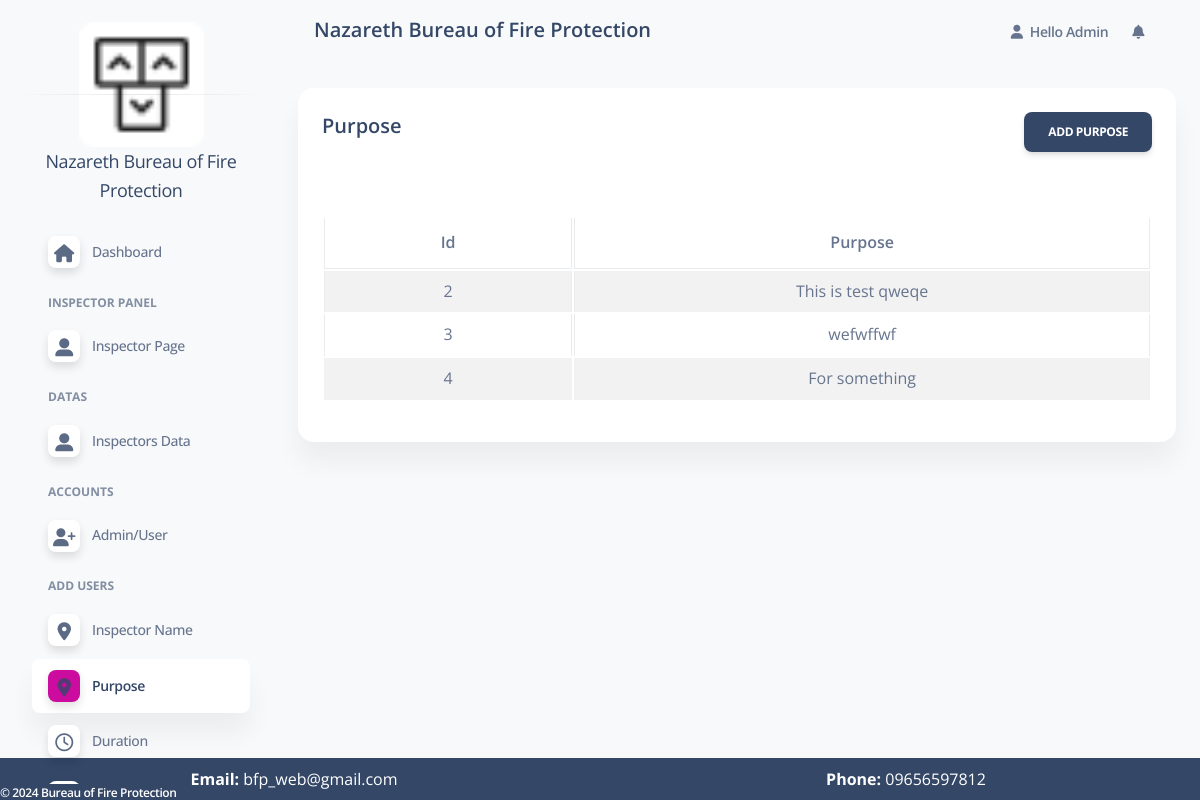
/admin/purpose_panel.php (signed in), run on an earlier commit of the app's database.
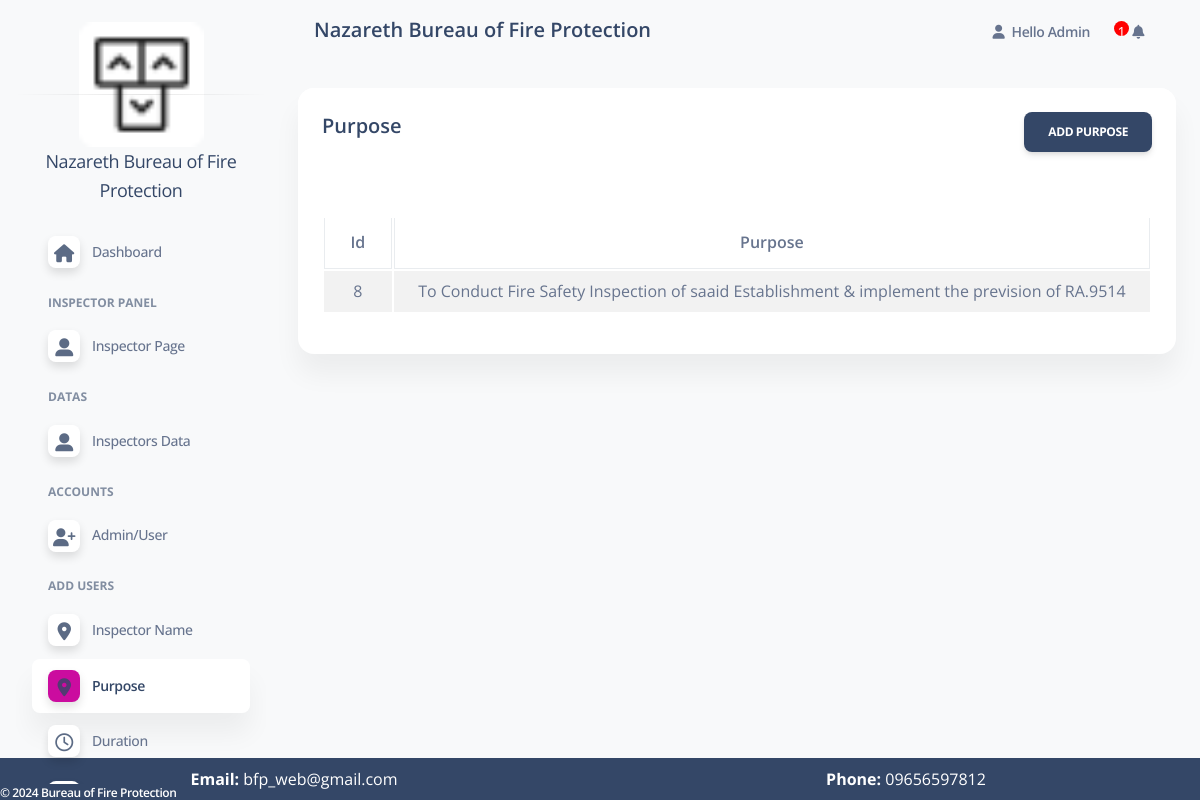
And on a later commit of the database.
### tables this page shows
CREATE TABLE `purpose` (
  `id` int(11) NOT NULL,
  `purpose` varchar(100) NOT NULL,
  `created_at` date NOT NULL DEFAULT current_timestamp()
);

### config/function.php (called while the page is built, shortened)
<?php
    require 'dbconn.php';
    function validate($inputData)
    {
        global $conn;
       $validateData = mysqli_real_escape_string($conn, $inputData);
       return trim($validateData);
    }
    function getAll($tableName)
    {
        global $conn;
        $table = validate($tableName);
        $query = "SELECT * FROM $table";
        $result = mysqli_query($conn, $query);
        return $result;
    }
?>

### admin/purpose_panel.php (the view, shortened to what this page needs)
<?php
include('includes/header.php'); ?>
    <div class="row">
        <div class="col-md-12">
            <div class="card">
                <div class="card-header">
                    <h5> Purpose
                    <a href="add_purpose.php" class="btn btn-dark float-end">Add Purpose</a>
                    </h5>
                </div>
                <div class="card-body">
                        <table id = "myTable" class="table table-bordered table-striped">
                            <thead>
                                <tr>
                                    <th class = "text-center">Id</th>
                                    <th class = "text-center">Purpose</th>
                                </tr>
                            </thead>
                            <tbody>
                            <?php
                                   $services = getAll('purpose');
                                   if($services)
                                   {
                                   if(mysqli_num_rows($services) > 0)
                                   {
                                            foreach($services as $servicesItem)
                                            {
                                                ?>
                                           <tr>
                                            <td class = "text-center"><?= $servicesItem['id']?> </span></td>
                                            <td class = "text-center"><?= $servicesItem['purpose']?> </span></td>
                                </tr>
                                                 <?php
                                            }
                                   }
                                }
                                   else{
                                    ?>
                                        <td cosplan = "3" >No Record Found</td>
                                    <?php
                                   }
                                ?>
                            </tbody>
                        </table>
                </div>
            </div>
        </div>
    </div>
    <?php include('includes/scripts.php'); ?>

### admin/includes/navbar.php (shortened to what this page needs)
<nav class="navbar navbar-main navbar-expand-lg px-0 mx-4 shadow-none border-radius-xl" id="navbarBlur" navbar-scroll="true">
      <div class="container-fluid py-1 px-3">
        <nav aria-label="breadcrumb">
          <ol class="breadcrumb bg-transparent mb-0 pb-0 pt-1 px-0 me-sm-6 me-5">
            <li class="breadcrumb-item text-sm text-dark active" aria-current="page">
            <h5>
            Nazareth Bureau of Fire Protection
            </h5>
            </li>
          </ol>
        </nav>
        <div class="collapse navbar-collapse mt-sm-0 mt-2 me-md-0 me-sm-4" id="navbar">
          <ul class="navbar-nav  justify-content-end">
            <li class="nav-item dropdown pe-2 d-flex align-items-center mx-2">
            <a href="javascript:;" class="nav-link text-body p-0 font-weight-bold" id="dropdownMenuButton" data-bs-toggle="dropdown" aria-expanded="false">
                <i class="fa fa-user me-sm-1"></i>
                <span class="d-sm-inline d-none">Hello <?= $_SESSION['loggedInUser']['name']; ?></span>
              </a>
            </div>
              <li class="nav-item dropdown pe-2 d-flex align-items-center mx-2">
              <a href="javascript:;" class="nav-link text-body p-0" id="dropdownMenuButton" data-bs-toggle="dropdown" aria-expanded="false">
              <span class="label label-pill label-danger count" style="border-radius:10px;">
              <?php
                  $count = 1;
                      $sql = "SELECT new_user FROM user WHERE role = 'Client' ORDER BY created_at desc";
                      $result = mysqli_query($conn, $sql);
                      if(mysqli_fetch_array($result)){
                        $row = $result->fetch_assoc();
                          if($row['new_user'] == '1'){
                             echo '<span class="hideable" onclick="hideElement(this)" style = "height: 15px;  width: 15px;   background-color: red;   border-radius: 50%;display: inline-block; text-align: center; color: white;"> '.$count++.'</span>';
                          }
                          else{
                            $count = 0;
                          }
                        }
                          ?>
            </span> <i class="fa fa-bell cursor-pointer"></i>
              </a>
            </li>
                    </div>
    </nav>

What changed in the data, as far as the page shows it:
removed purpose: id "2", purpose "This is test qweqe"
removed purpose: id "3", purpose "wefwffwf"
removed purpose: id "4", purpose "For something"
added purpose: id "8", purpose "To Conduct Fire Safety Inspection of saaid Establishment & implement the prevision of RA.9514"
Also different on the page:
$count++: (not shown) → "1"
